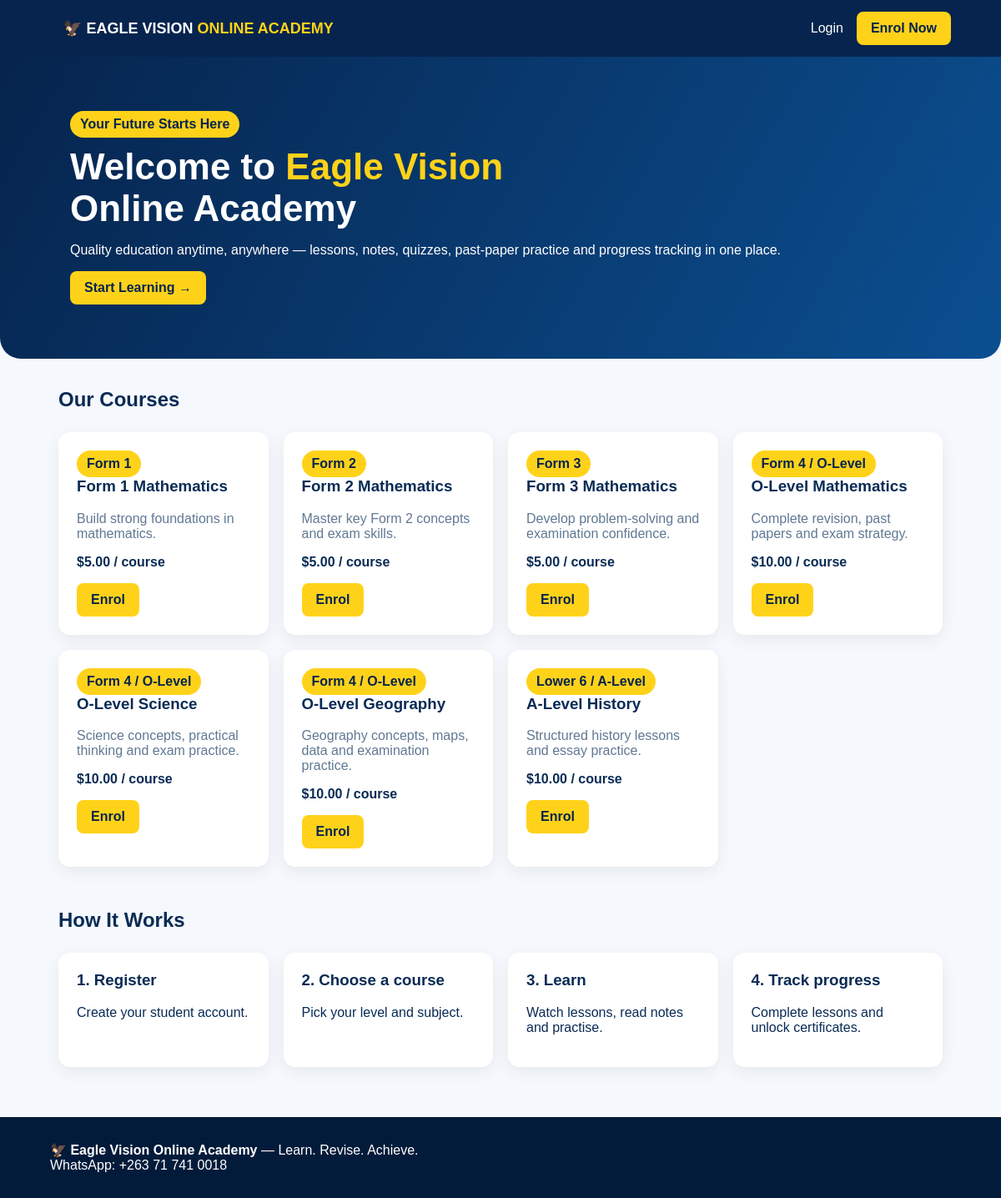
The page / on the database its author committed.
### tables this page shows
CREATE TABLE courses(
        id INTEGER PRIMARY KEY AUTOINCREMENT,
        title TEXT NOT NULL,
        level TEXT NOT NULL,
        description TEXT,
        price REAL NOT NULL DEFAULT 0,
        active INTEGER NOT NULL DEFAULT 1
    );

### app.py (the view)
@app.route("/")
def index():
    courses = db().execute("SELECT * FROM courses WHERE active=1 ORDER BY id").fetchall()
    return render_template("index.html", courses=courses)

### app.py (called while the page is built)
def db():
    if "db" not in g:
        g.db = sqlite3.connect(DB)
        g.db.row_factory = sqlite3.Row
    return g.db

@app.before_request
def load_user():
    g.user = None
    if session.get("user_id"):
        g.user = db().execute("SELECT * FROM users WHERE id=?", (session["user_id"],)).fetchone()

### templates/index.html
{% extends "base.html" %}{% block content %}
<section class="hero"><span class="pill">Your Future Starts Here</span><h1>Welcome to <em>Eagle Vision</em><br>Online Academy</h1><p>Quality education anytime, anywhere — lessons, notes, quizzes, past-paper practice and progress tracking in one place.</p><a class="btn" href="{{ url_for('register') }}">Start Learning →</a></section>
<div class="container"><h2>Our Courses</h2><div class="cards">{% for c in courses %}<article class="card"><span class="pill">{{c.level}}</span><h3>{{c.title}}</h3><p class="muted">{{c.description}}</p><p><strong>${{"%.2f"|format(c.price)}} / course</strong></p>{% if g.user %}<a class="btn" href="{{url_for('course',course_id=c.id)}}">View Course</a>{% else %}<a class="btn" href="{{url_for('register')}}">Enrol</a>{% endif %}</article>{% endfor %}</div>
<h2 style="margin-top:50px">How It Works</h2><div class="cards"><div class="card"><h3>1. Register</h3><p>Create your student account.</p></div><div class="card"><h3>2. Choose a course</h3><p>Pick your level and subject.</p></div><div class="card"><h3>3. Learn</h3><p>Watch lessons, read notes and practise.</p></div><div class="card"><h3>4. Track progress</h3><p>Complete lessons and unlock certificates.</p></div></div></div>{% endblock %}

### templates/base.html (shortened to what this page needs)
<!doctype html><html><head><link rel="stylesheet" href="{{ url_for('static',filename='style.css') }}"></head><body>
<header class="nav"><a class="brand" href="{{ url_for('index') }}">🦅 EAGLE VISION <span>ONLINE ACADEMY</span></a><div>{% if g.user %}<a href="{{ url_for('dashboard') }}">Dashboard</a>{% if g.user.role == 'admin' %}<a href="{{ url_for('admin') }}">Admin</a>{% endif %}<a href="{{ url_for('logout') }}">Logout</a>{% else %}<a href="{{ url_for('login') }}">Login</a><a class="btn" href="{{ url_for('register') }}">Enrol Now</a>{% endif %}</div></header>
{% block content %}{% endblock %}
<footer class="footer">🦅 <strong>Eagle Vision Online Academy</strong> — Learn. Revise. Achieve. <br>WhatsApp: +263 71 741 0018</footer></body></html>

### static/style.css (style rules this page uses)
* { box-sizing:border-box }
body { margin:0;font-family:Arial,Helvetica,sans-serif;background:#f5f8fc;color:#092b55 }
a { text-decoration:none;color:inherit }
.nav { background:#06244d;color:white;padding:14px 5%;display:flex;align-items:center;gap:25px }
.brand { font-weight:900;font-size:18px;flex:1 }
.brand span { color:#ffd21a }
.nav a { margin-left:16px }
.btn { display:inline-block;background:#ffd21a;color:#06244d;border:0;border-radius:8px;padding:11px 17px;font-weight:800;cursor:pointer }
.container { max-width:1100px;margin:35px auto;padding:0 20px }
.hero { background:linear-gradient(120deg,#06244d,#0b4f91);color:#fff;padding:65px 7%;border-radius:0 0 25px 25px }
.hero h1 { font-size:44px;margin:10px 0 }
.hero em { color:#ffd21a;font-style:normal }
.cards { display:grid;grid-template-columns:repeat(auto-fit,minmax(230px,1fr));gap:18px;margin-top:25px }
.card { background:#fff;padding:22px;border-radius:14px;box-shadow:0 6px 20px #0001 }
.card h3 { margin-top:0 }
.muted { color:#607893 }
.pill { display:inline-block;background:#ffd21a;color:#06244d;padding:7px 12px;border-radius:20px;font-weight:bold }
.footer { background:#031b3a;color:#fff;padding:30px 5%;margin-top:60px }

### rows shown on the page
courses: level "Form 1", title "Form 1 Mathematics", description "Build strong foundations in mathematics.", price "5.00"
courses: level "Form 2", title "Form 2 Mathematics", description "Master key Form 2 concepts and exam skills.", price "5.00"
courses: level "Form 3", title "Form 3 Mathematics", description "Develop problem-solving and examination confidence.", price "5.00"
courses: level "Form 4 / O-Level", title "O-Level Mathematics", description "Complete revision, past papers and exam strategy.", price "10.00"
courses: level "Form 4 / O-Level", title "O-Level Science", description "Science concepts, practical thinking and exam practice.", price "10.00"
courses: level "Form 4 / O-Level", title "O-Level Geography", description "Geography concepts, maps, data and examination practice.", price "10.00"
courses: level "Lower 6 / A-Level", title "A-Level History", description "Structured history lessons and essay practice.", price "10.00"
